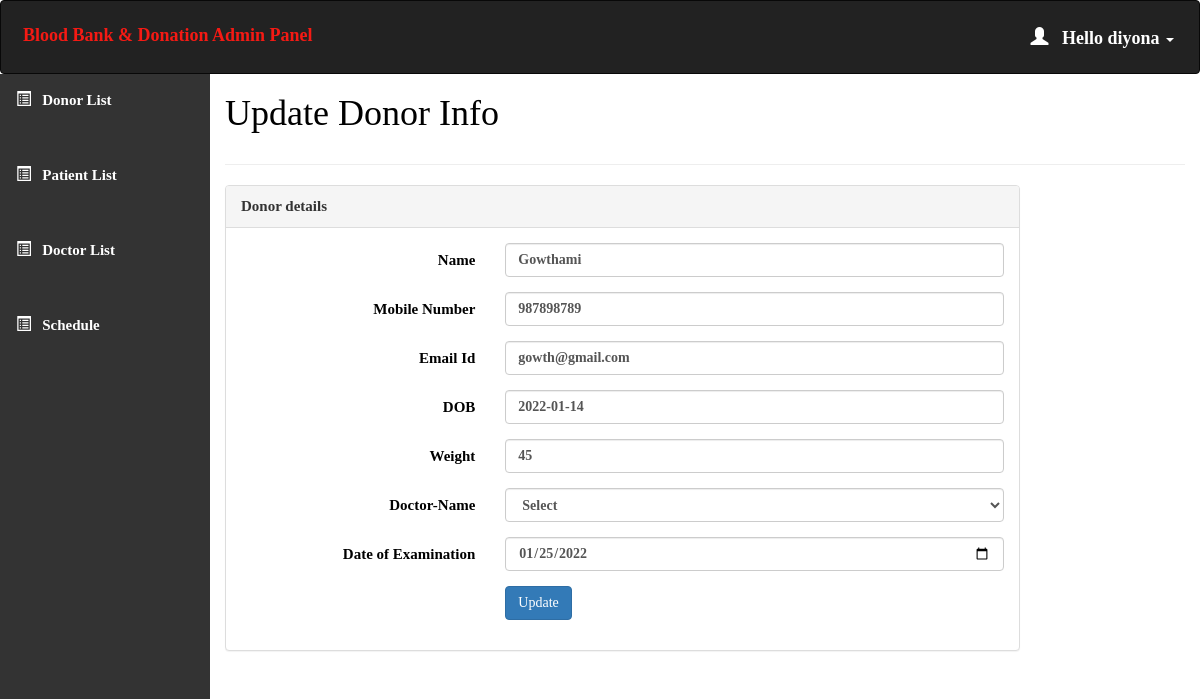
Page /admin/editdonor.php?id=1 (signed in) on the committed database.
### tables this page shows
CREATE TABLE `donor_details` (
  `donor_id` int(11) NOT NULL,
  `donor_name` varchar(20) NOT NULL,
  `donor_number` varchar(10) NOT NULL,
  `donor_mail` varchar(35) NOT NULL,
  `donor_DOB` date NOT NULL,
  `donor_gender` varchar(20) NOT NULL,
  `blood_group` varchar(5) NOT NULL,
  `donor_weight` int(11) NOT NULL,
  `donor_doctor` varchar(20) NOT NULL,
  `donor_date` date NOT NULL
);

### admin/editdonor.php (the view, shortened to what this page needs)
<html>
<head>
  <link rel="stylesheet" href="https://maxcdn.bootstrapcdn.com/bootstrap/3.4.1/css/bootstrap.min.css">
</head>
<body style="color:black">
  <?php
  include 'conn.php';
    if (isset($_SESSION['loggedin']) && $_SESSION['loggedin'] == true) {
    ?>
<div id="header">
<?php include 'header.php';
?>
</div>
<div id="sidebar">
<?php
 include 'sidebar.php'; ?>
</div>
<div id="content">
  <div class="content-wrapper">
    <div class="container-fluid">
      <div class="row">
        <div class="col-md-12 lg-12 sm-12">
          <h1 class="page-title">Update Donor Info</h1>
        </div>
      </div>
      <hr>
      <?php
      $donor_id=$_GET['id'];
      $query="SELECT * FROM `donor_details` where `donor_id`=$donor_id";
      $res1=mysqli_query($conn,$query);
      $row1=mysqli_fetch_assoc($res1);
      $name=$row1['donor_name'];
        $number=$row1['donor_number'];
        $email=$row1['donor_mail'];
        $DOB=$row1['donor_DOB'];
        $weight=$row1['donor_weight'];
      $date=$row1['donor_date'];
      ?>
      <div class="row">
        <div class="col-md-10">
          <div class="panel panel-default">
            <div class="panel-heading">Donor details</div>
            <div class="panel-body">
              <form method="post"  name="editdonor" class="form-horizontal">
      <div class="form-group">
                  <label class="col-sm-4 control-label"> Name </label>
                  <div class="col-sm-8">
                    <input class="form-control" name="fullname" id="fullname" value="<?php echo "$name"; ?>"></input>
                  </div>
                </div>
                <div class="form-group">
                  <label class="col-sm-4 control-label"> Mobile Number</label>
                  <div class="col-sm-8">
                    <input pattern="[6-9]\d\d\d\d\d\d\d\d\d"type="text" class="form-control" name="mobileno" id="mobileno" value="<?php echo "$number"; ?>">
                  </div>
                </div>
                <div class="form-group">
                  <label class="col-sm-4 control-label"> Email Id </label>
                  <div class="col-sm-8">
                    <input  pattern=^[a-zA-Z0-9+_.-]+@[a-zA-Z0-9.-]+$ type="email" class="form-control" name="emailid" id="emailid" value="<?php echo "$email"; ?>">
                  </div>
                </div>
                <div class="form-group">
                  <label class="col-sm-4 control-label"> DOB </label>
                  <div class="col-sm-8">
                    <input type="text" class="form-control" name="DOB" id="DOB" value="<?php echo "$DOB"; ?>">
                  </div>
                </div>
                <div class="form-group">
                  <label class="col-sm-4 control-label"> Weight </label>
                  <div class="col-sm-8">
                    <input type="text" class="form-control" name="weight" id="weight" value="<?php echo "$weight"; ?>">
                  </div>
                </div>
                <div class="form-group">
                  <label class="col-sm-4 control-label"> Doctor-Name</label>
                  <div class="col-sm-8">
                  <div><select name="doctor" class="form-control" required>
                  <option value=""selected disabled>Select</option>
                       </select>
                    </div>
                    </div>
                     </div>
                <div class="form-group">
                  <label class="col-sm-4 control-label"> Date of Examination</label>
                  <div class="col-sm-8">
                    <input type="date" class="form-control" name="Examination" id="Examination" value="<?php echo "$date"; ?>">
                  </div>
                </div>
                <div class="form-group">
                  <div class="col-sm-8 col-sm-offset-4">
                    <button class="btn btn-primary" name="update" type="submit">Update</button>
                  </div>
                </div>
              </form>
            </div>
          </div>
        </div>
      </div>
        </div>
      </div>
    </div>
 <?php }
  ?>
</body>
</html>

### admin/header.php (shortened to what this page needs)
<!DOCTYPE html>
<html>
<head>
  <link rel="stylesheet" href="https://maxcdn.bootstrapcdn.com/bootstrap/3.4.1/css/bootstrap.min.css">
</head>
<body>
<nav class="navbar navbar-inverse">
  <div class="container-fluid">
    <div class="navbar-header">
      <a class="navbar-brand" id="qq" href="dashboard.php" style="color:#F51A14;">Blood Bank & Donation Admin Panel</a>
    </div>
    <ul class="nav navbar-nav navbar-right">
      <li class="dropdown"><a class="dropdown-toggle" id="qw" data-toggle="dropdown" href="#" style="font-weight:bold;color:white "> <span class="glyphicon glyphicon-user"></span>&nbsp&nbsp
        <?php
        include 'conn.php';
        $username=$_SESSION['username'];
        $sql="select * from admin_info where admin_username='$username'";
        $result=mysqli_query($conn,$sql) or die("query failed.");
        $row=mysqli_fetch_assoc($result);
        echo "Hello ".$row['admin_username'];
       ?><span class="caret"></span></a>
    </li>
    </ul>
  </div>
</nav>
</body></html>

### admin/editdonor.php (style rules this page uses)
#sidebar { position:relative;margin-top:-20px }
#content { position:relative;margin-left:210px }

### admin/header.php (style rules this page uses)
.navbar { background-color: #333333 ; padding: 10px 10px; color:#FF0404 ; }
.navbar a { float: left; color: white; text-align: center; padding: 12px; text-decoration: none; font-size: 18px; line-height: 25px; }
.navbar-brand { font-size: 25px; font-weight: bold; }
.navbar a { float: none; display: block; text-align: left; }
.navbar-right { float: none; }

### admin/sidebar.php (style rules this page uses)
body { margin: 0; font-family: 'Averia Gruesa Libre';font-size: 15px; color:#F8F9F9; }

### rows in the picture
donor_details: fullname "Gowthami", mobileno "987898789", emailid "gowth@gmail.com", DOB "2022-01-14", weight "45", Examination "01/25/2022"

### other values in the picture
$row['admin_username'] "diyona"
